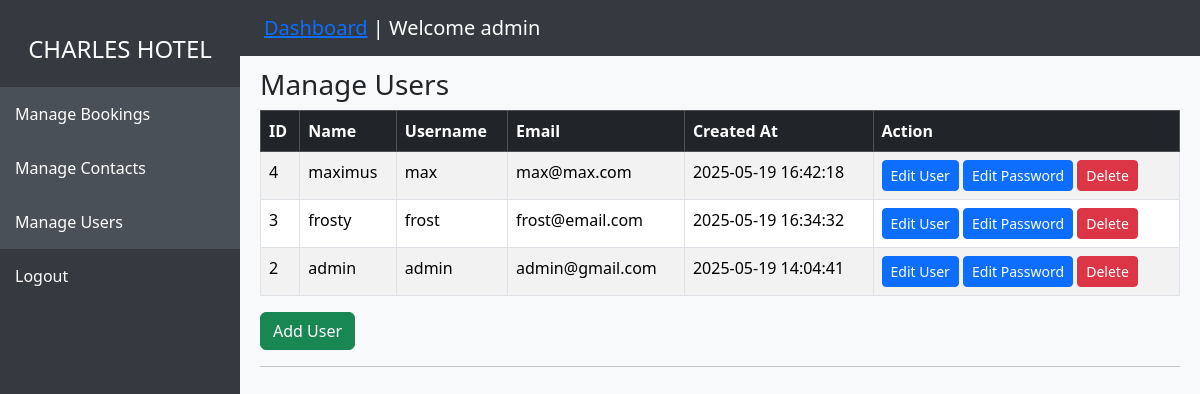
The page /Hotel/manage-users.php (signed in) on the database its author committed.
### tables this page shows
CREATE TABLE `users` (
  `id` bigint UNSIGNED NOT NULL,
  `name` varchar(255) NOT NULL,
  `username` varchar(255) NOT NULL,
  `email` varchar(255) NOT NULL,
  `password` varchar(255) NOT NULL,
  `created_at` timestamp NULL DEFAULT NULL
);

### Hotel/manage-users.php (the view, shortened to what this page needs)
<?php
require 'db.php';
?>
<!DOCTYPE html>
<html lang="en">
<head>
  <link href="https://cdn.jsdelivr.net/npm/bootstrap@5.3.2/dist/css/bootstrap.min.css" rel="stylesheet" />
</head>
<body>
  <?php include 'sidebar.php'; ?>
  <div class="main-content">
    <section id="users">
      <div>&nbsp;</div>
      <div>&nbsp;</div>
      <h3>Manage Users</h3>
      <div class="table-responsive">
        <table class="table table-striped table-bordered">
            <thead class="table-dark">
                <tr>
                    <th>ID</th>
                    <th>Name</th>
                    <th>Username</th>
                    <th>Email</th>
                    <th>Created At</th>
                    <th>Action</th>
                </tr>
            </thead>
            <tbody>
            <?php
            $sql = "SELECT * FROM users ORDER BY created_at DESC";
            $result = $conn->query($sql);
            if ($result && $result->num_rows > 0) {
                while ($row = $result->fetch_assoc()) {
                    echo "<tr>";
                    echo "<td>" . htmlspecialchars($row['id']) . "</td>";
                    echo "<td>" . htmlspecialchars($row['name']) . "</td>";
                    echo "<td>" . htmlspecialchars($row['username']) . "</td>";
                    echo "<td>" . htmlspecialchars($row['email']) . "</td>";
                    echo "<td>" . htmlspecialchars($row['created_at']) . "</td>";
                    echo "<td>
                            <a href='edit-user.php?id=" . $row['id'] . "' class='btn btn-sm btn-primary'>Edit User</a>
                            <a href='edit-password.php?id=" . $row['id'] . "' class='btn btn-sm btn-primary'>Edit Password</a>
                            <a href='delete-user.php?id=" . $row['id'] . "' class='btn btn-sm btn-danger' onclick=\"return confirm('Are you sure you want to delete this user?');\">Delete</a>
                            </td>";
                    echo "</tr>";
                }
            } else {
                echo "<tr><td colspan='13' class='text-center'>No users found.</td></tr>";
            }
            ?>
            </tbody>
        </table>
        <a href="add-user.php" class="btn btn-success">Add User</a>
      </div>
    </section>
    <hr />
</body>
</html>

### Hotel/sidebar.php (shortened to what this page needs)
<div class="sidebar">
  <h4 class="text-white text-center"><a href="dashboard.php">CHARLES HOTEL</a></h4>
  <a href="dashboard.php" class="active">Manage Bookings</a>
  <a href="manage-contacts.php" class="active">Manage Contacts</a>
  <a href="manage-users.php" class="active">Manage Users</a>
  <a href="logout.php">Logout</a>
</div>
<nav class="navbar navbar-dark px-4">
  <span class="navbar-brand"><a href="dashboard.php">Dashboard</a> | Welcome <?=$_SESSION['username']?></span>
</nav>

### Hotel/manage-users.php (style rules this page uses)
body { background-color: #f8f9fa; }
.sidebar { height: 100vh; position: fixed; top: 0; left: 0; width: 240px; background-color: #343a40; padding-top: 20px; }
.sidebar a { color: #ffffff; padding: 15px; display: block; text-decoration: none; }
.sidebar a:hover, .sidebar a.active { background-color: #495057; }
.main-content { margin-left: 240px; padding: 20px; }
.navbar { position: fixed; left: 240px; right: 0; top: 0; background-color: #343a40; z-index: 1000; }
.navbar-brand { color: #fff; }

### rows shown on the page
users: id "4", name "maximus", username "max", email "max@max.com", created_at "2025-05-19 16:42:18"
users: id "3", name "frosty", username "frost", email "frost@email.com", created_at "2025-05-19 16:34:32"
users: id "2", name "admin", username "admin", email "admin@gmail.com", created_at "2025-05-19 14:04:41"

### other values the page prints
$_SESSION['username'] "admin"
